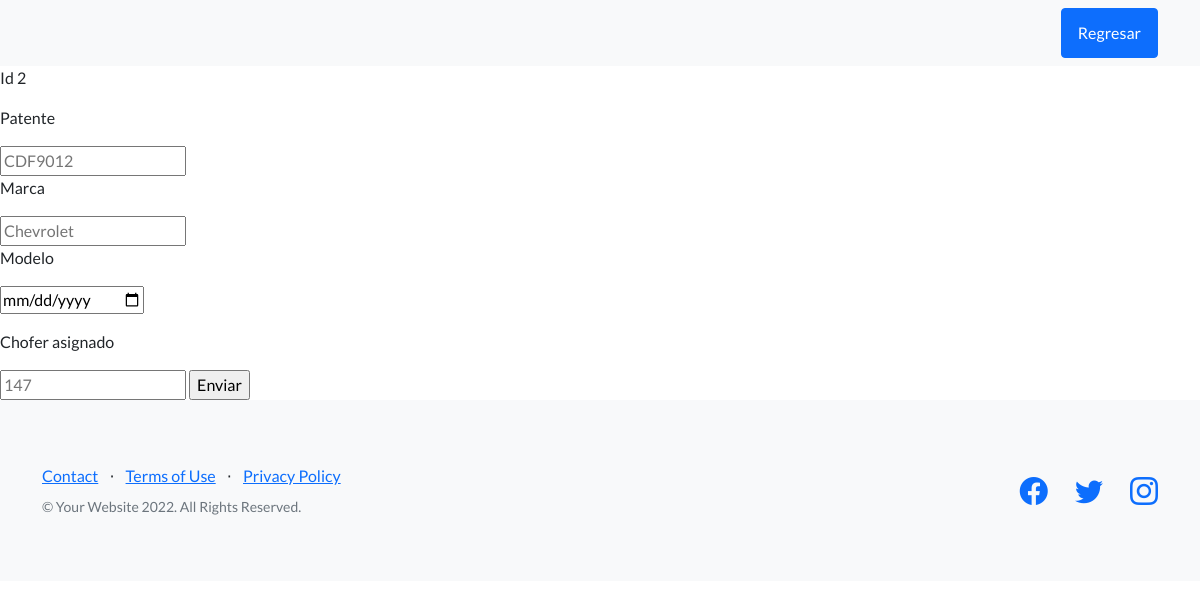
Page /editarmovil/2 (signed in) on the committed database.
### app_tutaxi/models.py (models this page shows, shortened)
class Movil(models.Model):
    patente=models.CharField(max_length=40)
    marca=models.CharField(max_length=40)
    modelo=models.DateField()
    chofer_asignado=models.IntegerField()

### app_tutaxi/views.py (the view, shortened to what this page needs)
# urls.py: path('editarmovil/<int:id>',views.editar_movil, name='editar_movil'),
@login_required
def editar_movil (request, id):
    movile=Movil.objects.get(id=id)
    dicc={'movil':movile}
    return render(request,'editar_movil.html',dicc)

### app_tutaxi/templates/editar_movil.html (shortened to what this page needs)
{%extends 'padre.html'%}
{%block bloque1%}
<main>
    <form action="{%url 'editar_movil' movil.id %}" method="POST">
        <p>Id  {{movil.id}} </p>
        <p> Patente</p>
        <input placeholder="{{movil.patente}}" type="text" name="patente">
        <p> Marca</p>
        <input placeholder="{{movil.marca}}" type="text" name="marca">
        <p>  Modelo </p>
        <input placeholder="{{movil.modelo}}" type="date" name="modelo">
        <p> Chofer asignado </p>
        <input placeholder="{{movil.chofer_asignado}}" type="number" name="chofer_asigando">
        <input type="submit" value="Enviar">
    </form>
 </main>
{%endblock%}

### rows in the picture
Movil: id "2", patente "CDF9012", marca "Chevrolet", chofer_asigando "147"
